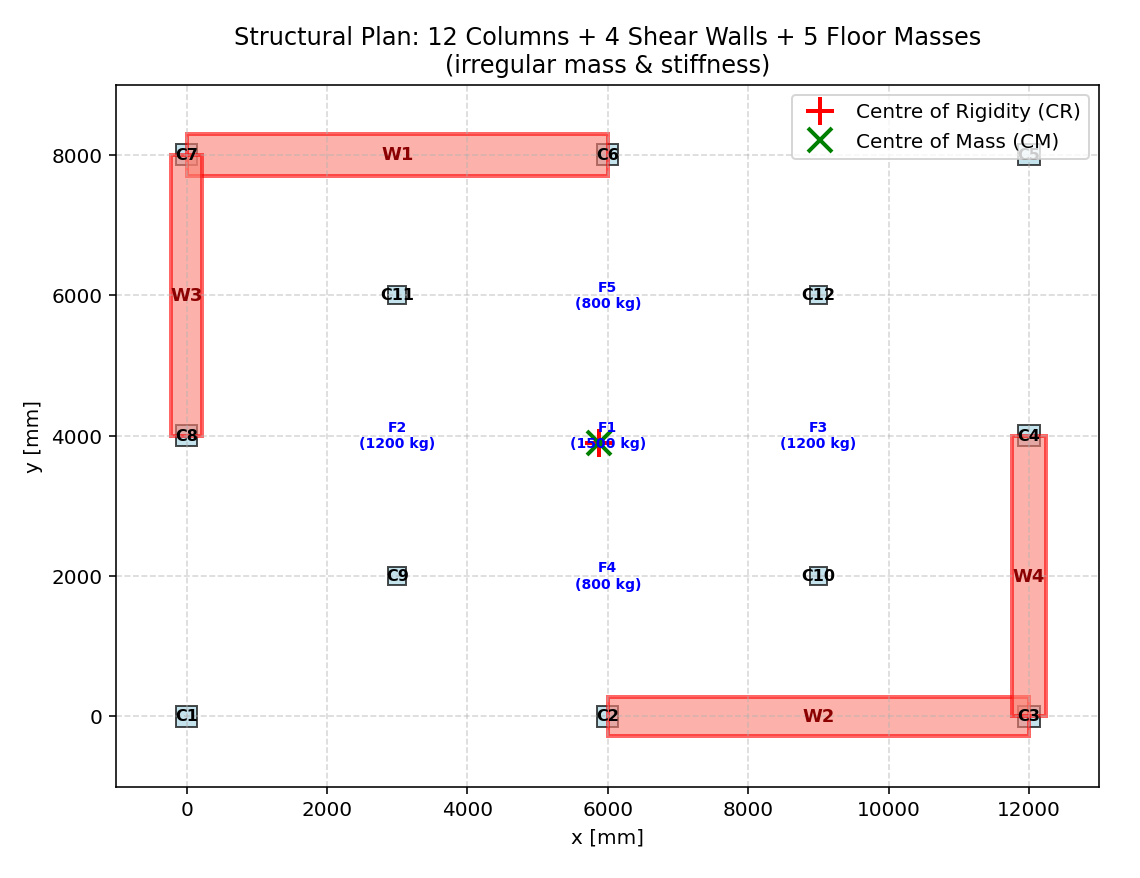

Source code (Python):
# ############################################################################
#     >> IN THE NAME OF ALLAH, THE MOST GRACIOUS, THE MOST MERCIFUL <<       #
#   OPTIMIZATION OF WALL THICKNESS TO ELIMINATE PLAN ECCENTRICITY USING THE  #
#                               NEWTON–RAPHSON METHOD                        #
#     THIS PYTHON SCRIPT WRITTEN BY SALAR DELAVAR GHASHGHAEI (QASHQAI)       #
# ############################################################################
"""
The code performs an optimisation to align the centre of rigidity (CR) with the centre of mass (CM) by tuning a wall thickness parameter T.
A custom analysis function computes CR, CM and stiffness for a one‑storey structure (12 columns, 4 shear walls, 5 floor masses), using T to set the four wall thicknesses with fixed offsets.
The Newton‑Raphson root‑finder then drives the x‑eccentricity (x_CR – x_CM) to zero by varying T.
Starting from an initial guess X = 100, each iteration calls the analysis three times – at X, X–ESP and X+ESP – to approximate the derivative of the eccentricity function via central finite differences.
The residual F = (x_CR – x_CM) – DEMAND (with DEMAND = 0) is computed, and the correction DX = F / DF updates X.
Iterations stop when the absolute change |DX| falls below 1e-6, or after 100 000 steps.
The printed output tracks the convergence, showing Xmin, Xmax, function values, derivative, and the residual at each step.
Once converged, the optimum thickness X that eliminates x‑eccentricity is reported, together with the total computation time.
In essence, the code automates the removal of plan irregularity by finding the wall thickness that brings the stiffness and mass centres into alignment, using a standard Newton‑Raphson scheme.
"""
def PLAN_IRREGULARITY_MASS_STIFFNESS_ANALYSIS_WITH_FLOOR_MASS_FUN(T, storey_height=3000.0):
    """
    Plan irregularity analysis for a one‑storey structure with mass and stiffness
    irregularities, using a stiffness‑transformation analogy.

    The method treats each vertical element (column or shear wall) as a "fibre"
    whose transformed property is its lateral stiffness.  The centre of rigidity
    (elastic centroid) is the stiffness‑weighted centre, and the torsional
    stiffness about that point is the polar moment of the stiffness distribution.

    Input:
        storey_height : height of columns/walls [mm] (default 3000)

    Internal data:
        - 12 columns
        - 4 shear walls
        - 5 additional point masses that have NO rigidity (floor‑only mass)

    Returns:
        x_CR, y_CR          : centre of rigidity coordinates [mm]
        x_CM, y_CM          : centre of mass coordinates [mm] (includes floor masses)
        Kx_tot, Ky_tot      : total translational stiffness in x and y [N/mm]
        K_tors              : torsional stiffness about CR [N·mm/rad]
        M_tot               : total mass [kg] (columns + walls + floor masses)

    THIS PYTHON SCRIPT WRITTEN BY SALAR DELAVAR GHASHGHAEI (QASHQAI)
    """
    import numpy as np
    import matplotlib.pyplot as plt
    from matplotlib.patches import Rectangle

    L = storey_height                    # column/wall height [mm]

    # ==================== INPUT DATA ====================
    # 12 columns: [x_cent, y_cent, width b, height h, E, mass]   (mm, N/mm², kg)
    columns = np.array([
        [   0,    0, 300, 300, 25000, 800],   # C1  corner
        [6000,    0, 300, 300, 25000, 1000],  # C2
        [12000,   0, 300, 300, 25000, 1100],  # C3
        [12000,4000, 300, 300, 25000, 900],   # C4
        [12000,8000, 300, 300, 25000, 145],   # C5
        [6000, 8000, 300, 300, 25000, 920],   # C6
        [   0, 8000, 300, 300, 25000, 850],   # C7
        [   0, 4000, 300, 300, 25000, 800],   # C8
        [3000, 2000, 250, 250, 30000,1100],   # C9  interior heavier + stiffer
        [9000, 2000, 250, 250, 30000,1200],   # C10
        [3000, 6000, 250, 250, 30000,1800],   # C11
        [9000, 6000, 250, 250, 30000,1200],   # C12
    ])

    W1_T = T          # WALL 01 THICKNESS
    W2_T = T - 50.0   # WALL 02 THICKNESS
    W3_T = T - 150.0  # WALL 03 THICKNESS
    W4_T = T - 100.0  # WALL 04 THICKNESS  
    # 4 shear walls: [x_cent, y_cent, length, thickness, E, mass, orientation]
    shear_walls = np.array([
        [3000, 8000, 6000, W1_T, 28000, 2000, 0],         # W1: along x, resists y
        [9000, 0.0, 6000, W2_T, 28000, 2000, 0],          # W2: along x, resists y
        [0.0, 6000, 4000.0, W3_T, 28000, 2000, 1],        # W3: along y, resists x
        [12000.0, 2000.0, 4000.0, W4_T, 28000, 2000, 1],  # W4: along y, resists x
    ])

    # ---- 5 ADDITIONAL FLOOR MASSES (NO STIFFNESS) ----
    # Format: [x_cent, y_cent, mass]   (mm, kg)
    floor_masses = np.array([
        [6000, 4000, 1500],   # F1 – centre of floor
        [3000, 4000, 1200],   # F2 – left interior
        [9000, 4000, 1200],   # F3 – right interior
        [6000, 2000,  800],   # F4 – lower interior
        [6000, 6000,  800],   # F5 – upper interior
    ])

    # ==================== STIFFNESS CALCULATION ====================
    # For a fixed‑fixed column/wall: k = 12 E I / L^3

    # Columns
    col_x = columns[:,0]; col_y = columns[:,1]
    col_b = columns[:,2]; col_h = columns[:,3]
    col_E = columns[:,4]; col_mass = columns[:,5]
    Ix_col = (col_b * col_h**3) / 12   # bending about x‑axis -> resists y
    Iy_col = (col_h * col_b**3) / 12   # bending about y‑axis -> resists x
    Kx_col = 12 * col_E * Iy_col / L**3
    Ky_col = 12 * col_E * Ix_col / L**3

    # Shear walls
    wall_x = shear_walls[:,0]; wall_y = shear_walls[:,1]
    wall_L = shear_walls[:,2]; wall_t = shear_walls[:,3]
    wall_E = shear_walls[:,4]; wall_mass = shear_walls[:,5]
    wall_orient = shear_walls[:,6].astype(int)

    Kx_wall = np.zeros(len(shear_walls))
    Ky_wall = np.zeros(len(shear_walls))
    for i in range(len(shear_walls)):
        Lw = wall_L[i]; t = wall_t[i]; Ew = wall_E[i]
        if wall_orient[i] == 0:          # length along x, resists y
            I = (t * Lw**3) / 12
            Ky_wall[i] = 12 * Ew * I / L**3
        else:                            # length along y, resists x
            I = (t * Lw**3) / 12
            Kx_wall[i] = 12 * Ew * I / L**3

    # Combine structural stiffness (floor masses do NOT contribute to stiffness)
    Kx_all = np.concatenate([Kx_col, Kx_wall])
    Ky_all = np.concatenate([Ky_col, Ky_wall])
    x_all  = np.concatenate([col_x, wall_x])
    y_all  = np.concatenate([col_y, wall_y])
    mass_all = np.concatenate([col_mass, wall_mass])

    # ==================== CENTRE OF RIGIDITY (CR) ====================
    Kx_tot = np.sum(Kx_all)
    Ky_tot = np.sum(Ky_all)
    y_CR = np.sum(Kx_all * y_all) / Kx_tot
    x_CR = np.sum(Ky_all * x_all) / Ky_tot

    # Torsional stiffness about CR
    K_tors = np.sum(Kx_all * (y_all - y_CR)**2) + np.sum(Ky_all * (x_all - x_CR)**2)

    # ==================== CENTRE OF MASS (CM) – now includes floor masses ====================
    # Extract floor mass coordinates
    fm_x = floor_masses[:,0]
    fm_y = floor_masses[:,1]
    fm_mass = floor_masses[:,2]

    # Combine all masses (structural + floor) for CM calculation
    total_mass_all = np.concatenate([mass_all, fm_mass])
    total_x_all    = np.concatenate([x_all, fm_x])
    total_y_all    = np.concatenate([y_all, fm_y])

    M_tot = np.sum(total_mass_all)
    x_CM = np.sum(total_mass_all * total_x_all) / M_tot
    y_CM = np.sum(total_mass_all * total_y_all) / M_tot

    e_x = x_CM - x_CR
    e_y = y_CM - y_CR

    # ==================== OUTPUT ====================
    print("\n" + "="*60)
    print("       STRUCTURAL IRREGULARITY ANALYSIS")
    print("       (12 columns + 4 shear walls + 5 floor masses)")
    print("="*60)
    print(f"Storey height                = {L:.0f} mm")
    print(f"Total mass (including floor) = {M_tot:.1f} kg")
    print(f"Centre of Mass (CM)          = ({x_CM:.1f}, {y_CM:.1f}) mm")
    print(f"Centre of Rigidity (CR)      = ({x_CR:.1f}, {y_CR:.1f}) mm")
    print(f"Eccentricity e_x (CM-CR)     = {e_x:.1f} mm")
    print(f"Eccentricity e_y (CM-CR)     = {e_y:.1f} mm")
    print(f"Total stiffness Kx           = {Kx_tot:.2e} N/mm")
    print(f"Total stiffness Ky           = {Ky_tot:.2e} N/mm")
    print(f"Torsional stiffness K_tors   = {K_tors:.2e} N·mm/rad")
    print(f"Torsional radius (√(Kt/Kx))  = {np.sqrt(K_tors/Kx_tot):.1f} mm  (x‑dir)")
    print(f"Torsional radius (√(Kt/Ky))  = {np.sqrt(K_tors/Ky_tot):.1f} mm  (y‑dir)")
    print("="*60)

    # ==================== PLOT WITH TAGS ====================
    fig, ax = plt.subplots(figsize=(10, 6))

    # Draw columns and tag them C1..C12
    for i in range(len(columns)):
        xc, yc, b, h = columns[i,0], columns[i,1], columns[i,2], columns[i,3]
        rect = Rectangle((xc - b/2, yc - h/2), b, h,
                         edgecolor='black', facecolor='lightblue', alpha=0.7)
        ax.add_patch(rect)
        # Tag column number
        ax.text(xc, yc, f'C{i+1}', ha='center', va='center', fontsize=8,
                fontweight='bold', color='black')

    # Draw shear walls and tag them W1..W4
    for i in range(len(shear_walls)):
        xw, yw, Lw, tw, orient = (shear_walls[i,0], shear_walls[i,1],
                                   shear_walls[i,2], shear_walls[i,3],
                                   int(shear_walls[i,6]))
        if orient == 0:          # length along x
            rect = Rectangle((xw - Lw/2, yw - tw/2), Lw, tw,
                             edgecolor='red', facecolor='salmon', alpha=0.6, linewidth=2)
        else:                    # length along y
            rect = Rectangle((xw - tw/2, yw - Lw/2), tw, Lw,
                             edgecolor='red', facecolor='salmon', alpha=0.6, linewidth=2)
        ax.add_patch(rect)
        ax.text(xw, yw, f'W{i+1}', ha='center', va='center', fontsize=9,
                fontweight='bold', color='darkred')

    # Draw the 5 floor‑mass points (no rigidity) as grey squares with labels
    for i in range(len(floor_masses)):
        xf, yf, mf = floor_masses[i]
        """
        # Draw a small square to represent the mass (size not structural)
        side = 300  # visual size, not related to real dimensions
        rect = Rectangle((xf - side/2, yf - side/2), side, side,
                         edgecolor='grey', facecolor='lightgrey', alpha=0.5,
                         linestyle='--')
        ax.add_patch(rect)
        """
        ax.text(xf, yf, f'F{i+1}\n({mf} kg)', ha='center', va='center', fontsize=7,
                fontweight='bold', color='blue')

    # Mark centroids
    ax.plot(x_CR, y_CR, 'r+', markersize=14, markeredgewidth=2, label='Centre of Rigidity (CR)')
    ax.plot(x_CM, y_CM, 'gx', markersize=12, markeredgewidth=2, label='Centre of Mass (CM)')

    ax.set_aspect('equal')
    ax.set_xlim(-1000, 13000)
    ax.set_ylim(-1000, 9000)
    ax.set_title('Structural Plan: 12 Columns + 4 Shear Walls + 5 Floor Masses\n(irregular mass & stiffness)')
    ax.set_xlabel('x [mm]')
    ax.set_ylabel('y [mm]')
    ax.legend()
    ax.grid(True, linestyle='--', alpha=0.5)
    plt.tight_layout()
    plt.show()

    return x_CR, y_CR, x_CM, y_CM, Kx_tot, Ky_tot, K_tors, M_tot
#%%---------------------------------------------------
import time as TI
import numpy as np

X = 100           # Intial Guess
ESP = 1e-3        # Finite difference derivative Convergence Tolerance
TOLERANCE = 1e-6  # Convergence Tolerance
RESIDUAL = 100    # Convergence Residual 
IT = 0            # Intial Iteration
ITMAX = 100000    # Max. Iteration
DEMAND = 0.0      # Target Value is Difference between Center of Stiffness and Center of Mass

# Analysis Durations:
starttime = TI.process_time()

# ---------------------------------------------------------------------------
# FIND THE OPTIMUM VALUE (NEWTON-RAPHSON SOLVER FOR OPTIMAL X)
# ---------------------------------------------------------------------------
while (RESIDUAL > TOLERANCE):
    # X -------------------
    DATA = PLAN_IRREGULARITY_MASS_STIFFNESS_ANALYSIS_WITH_FLOOR_MASS_FUN(X, storey_height=3000.0)
    x_CR, y_CR, x_CM, y_CM, Kx_tot, Ky_tot, K_tors, M_tot = DATA
    SUPPLY = x_CR - x_CM
    F = SUPPLY - DEMAND
    print('F:    ', F)
    # XMIN -------------------
    # Evaluate at Xmin and Fmin
    Xmin = X - ESP
    print('Xmin:    ', Xmin)
    DATA = PLAN_IRREGULARITY_MASS_STIFFNESS_ANALYSIS_WITH_FLOOR_MASS_FUN(Xmin, storey_height=3000.0)
    x_CRmin, y_CRmin, x_CMmin, y_CMmin, Kx_tot, Ky_tot, K_tors, M_tot = DATA
    SUPPLYmin = x_CRmin - x_CMmin
    Fmin = SUPPLYmin - DEMAND
    print('Fmin: ', Fmin)
    # XMAX -------------------
    # Evaluate at Xmax and Fmax
    Xmax = X + ESP
    print('Xmax:    ', Xmax)
    DATA = PLAN_IRREGULARITY_MASS_STIFFNESS_ANALYSIS_WITH_FLOOR_MASS_FUN(Xmax, storey_height=3000.0)
    x_CRmax, y_CRmax, x_CMmax, y_CMmax, Kx_tot, Ky_tot, K_tors, M_tot = DATA
    SUPPLYmax = x_CRmax - x_CMmax
    Fmax = SUPPLYmax - DEMAND
    print('Fmax: ', Fmax)
    # DF -------------------
    DF = (Fmax - Fmin)/(2 * ESP);# Calculate the Finite difference derivative of F
    print('DF:   ', DF)
    # DX -------------------
    DX = F / DF; # Calculate dx
    print('DX:   ', DX)
    # RESIDUAL -------------------
    RESIDUAL = np.abs(DX); # Calculate residual
    print('IT: ', IT + 1, ' - RESIDUAL: ', RESIDUAL,' - X: ', X,'\n')
    X -= DX; # update X
    IT += 1; # update iteration
    # CONTROLLING -------------------
    if IT == ITMAX:
        print("\t\t Iteration reached to Max. Iteration")
        print("\t\t Change ESP and TOLERANCE for better Convergence")
        X =- DX # update X
        break;
    if RESIDUAL < TOLERANCE:
        print(f'\t\t Optimum X:                       {X:.4f}')
        print(f'\t\t Iteration Counts:                {IT}')
        print(f'\t\t Convergence Residual:            {RESIDUAL:.10e}')
    #print(X)

totaltime = TI.process_time() - starttime
print(f'\nTotal time (s): {totaltime:.4f} \n\n')
